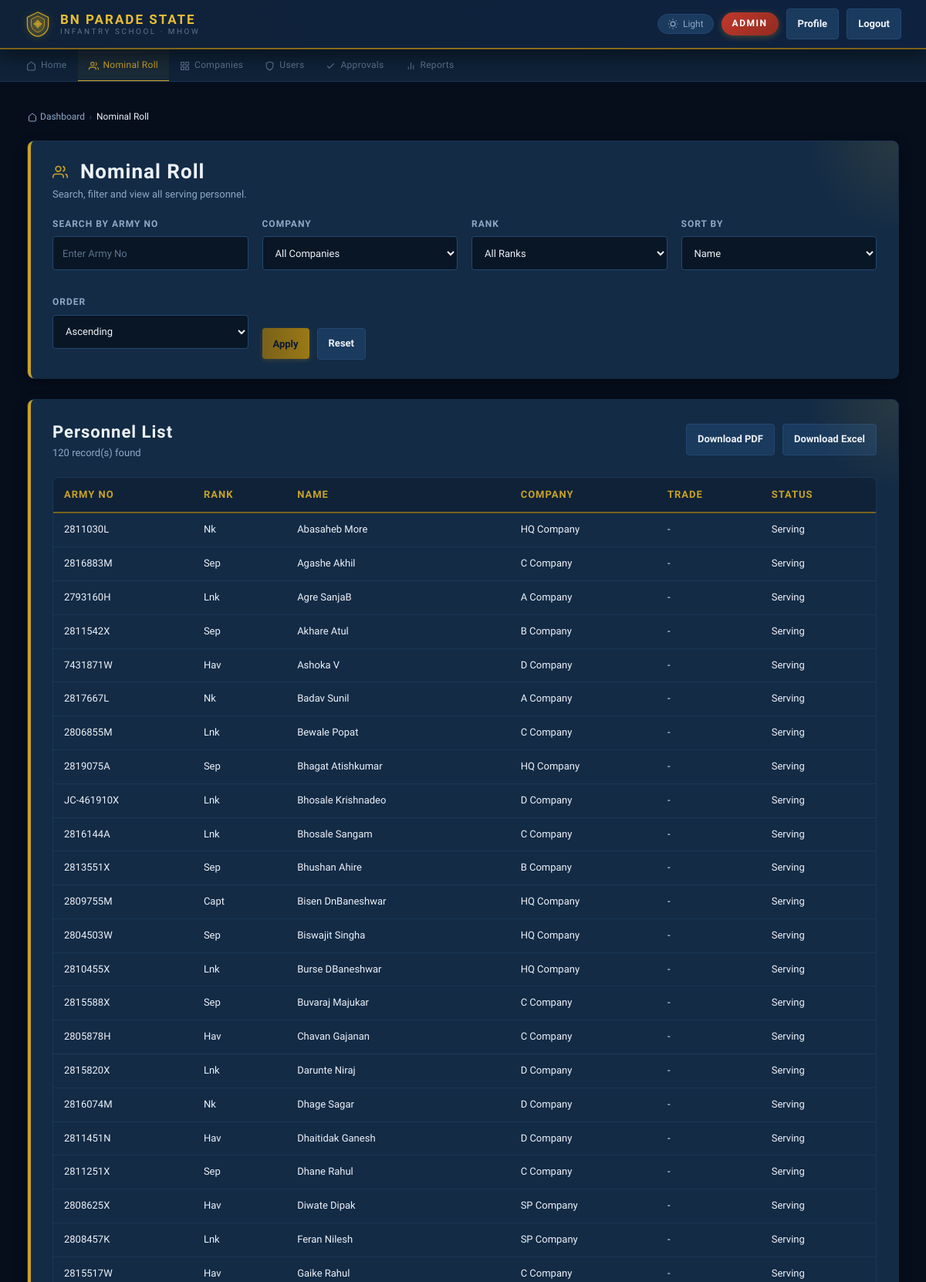
/admin/manage_soldiers.php (signed in, upper part), run on the app's committed database.
### tables this page shows
CREATE TABLE personnel (
    id INT AUTO_INCREMENT PRIMARY KEY,
    army_no VARCHAR(50) NOT NULL UNIQUE,
    rank_name VARCHAR(50) NOT NULL,
    full_name VARCHAR(120) NOT NULL,
    company_id INT NOT NULL,
    platoon_id INT DEFAULT NULL,
    trade VARCHAR(80) DEFAULT NULL,
    service_status ENUM('Serving','Attached Out','Posted Out','Retired') DEFAULT 'Serving',
    created_at TIMESTAMP DEFAULT CURRENT_TIMESTAMP,
    FOREIGN KEY (company_id) REFERENCES companies(id),
    FOREIGN KEY (platoon_id) REFERENCES platoons(id)
);

CREATE TABLE companies (
    id INT AUTO_INCREMENT PRIMARY KEY,
    company_name VARCHAR(100) NOT NULL,
    short_name VARCHAR(20) NOT NULL,
    is_active TINYINT DEFAULT 1
);

### admin/manage_soldiers.php (the view, shortened to what this page needs)
<?php
include("../config/db.php");
function h($value) {
    return htmlspecialchars((string) $value, ENT_QUOTES, "UTF-8");
}
$armyNo = trim($_GET["army_no"] ?? "");
$sort = $_GET["sort"] ?? "name";
$direction = strtolower($_GET["direction"] ?? "asc") === "desc" ? "DESC" : "ASC";
$sortColumns = [
    "name" => "p.full_name",
    "army_no" => "p.army_no",
    "rank" => "p.rank_name",
    "company" => "c.company_name"
];
$sortColumn = $sortColumns[$sort] ?? $sortColumns["name"];
$where = [];
$whereSql = $where ? "WHERE " . implode(" AND ", $where) : "";
$sql = "SELECT p.army_no, p.rank_name, p.full_name, p.trade, p.service_status, c.company_name, c.short_name
        FROM personnel p
        JOIN companies c ON c.id = p.company_id
        $whereSql
        ORDER BY $sortColumn $direction, p.full_name ASC";
$stmt = mysqli_prepare($conn, $sql);
mysqli_stmt_execute($stmt);
$result = mysqli_stmt_get_result($stmt);
$personnel = mysqli_fetch_all($result, MYSQLI_ASSOC);
$queryParams = $_GET;
unset($queryParams["export"]);
$baseQuery = http_build_query($queryParams);
$exportPrefix = $baseQuery ? $baseQuery . "&" : "";
?>
<!DOCTYPE html>
<html lang="en">
<head>
    <link rel="stylesheet" href="../assets/css/style.css">
</head>
<body>
<?php $_tp = '../'; include("../includes/topbar.php"); ?>
<main id="main-content" class="container">
    <nav class="breadcrumb" aria-label="Breadcrumb">
        <a href="../dashboard.php"><svg width="12" height="12" viewBox="0 0 24 24" fill="none" stroke="currentColor" stroke-width="2"><path d="M3 9l9-7 9 7v11a2 2 0 01-2 2H5a2 2 0 01-2-2z"/></svg> Dashboard</a>
        <span class="breadcrumb-sep">›</span>
        <span class="breadcrumb-current">Nominal Roll</span>
    </nav>
    <div class="panel">
        <div class="page-header" style="margin-bottom:18px;">
            <h1><svg viewBox="0 0 24 24" fill="none" stroke="currentColor" stroke-width="2" style="width:20px;height:20px;vertical-align:-4px;margin-right:6px;"><path d="M17 21v-2a4 4 0 0 0-4-4H5a4 4 0 0 0-4 4v2"/><circle cx="9" cy="7" r="4"/><path d="M23 21v-2a4 4 0 0 0-3-3.87"/><path d="M16 3.13a4 4 0 0 1 0 7.75"/></svg>Nominal Roll</h1>
            <p class="page-sub">Search, filter and view all serving personnel.</p>
        </div>
        <form method="GET" class="form-grid filters">
            <div>
                <label>Search by Army No</label>
                <input type="text" name="army_no" value="<?php echo h($armyNo); ?>" placeholder="Enter Army No">
            </div>
            <div>
                <label>Company</label>
                <select name="company_id">
                    <option value="">All Companies</option>
                </select>
            </div>
            <div>
                <label>Rank</label>
                <select name="rank">
                    <option value="">All Ranks</option>
                </select>
            </div>
            <div>
                <label>Sort By</label>
                <select name="sort">
                    <option value="name" <?php echo $sort === "name" ? "selected" : ""; ?>>Name</option>
                </select>
            </div>
            <div>
                <label>Order</label>
                <select name="direction">
                    <option value="asc" <?php echo $direction === "ASC" ? "selected" : ""; ?>>Ascending</option>
                </select>
            </div>
            <div class="filter-actions">
                <button class="btn" type="submit">Apply</button>
                <a class="btn secondary" href="manage_soldiers.php">Reset</a>
            </div>
        </form>
    </div>
    <div class="panel">
        <div class="panel-heading">
            <div>
                <h2>Personnel List</h2>
                <p class="muted"><?php echo count($personnel); ?> record(s) found</p>
            </div>
            <div class="nav-actions">
                <a class="btn secondary" href="manage_soldiers.php?<?php echo h($exportPrefix); ?>export=pdf">Download PDF</a>
                <a class="btn secondary" href="manage_soldiers.php?<?php echo h($exportPrefix); ?>export=excel">Download Excel</a>
            </div>
        </div>
        <div class="table-wrap">
            <table>
                <thead>
                    <tr>
                        <th>Army No</th>
                        <th>Rank</th>
                        <th>Name</th>
                        <th>Company</th>
                        <th>Trade</th>
                        <th>Status</th>
                    </tr>
                </thead>
                <tbody>
                    <?php foreach ($personnel as $row): ?>
                        <tr>
                            <td><?php echo h($row["army_no"]); ?></td>
                            <td><?php echo h($row["rank_name"]); ?></td>
                            <td><?php echo h($row["full_name"]); ?></td>
                            <td><?php echo h($row["company_name"]); ?></td>
                            <td><?php echo h($row["trade"] ?: "-"); ?></td>
                            <td><?php echo h($row["service_status"]); ?></td>
                        </tr>
                    <?php endforeach; ?>
                </tbody>
            </table>
        </div>
    </div>
</main>
</body>
</html>

### data on the page
personnel: army_no "2811030L", rank_name "Nk", full_name "Abasaheb More", company.company_name "HQ Company", trade "-", service_status "Serving"
personnel: army_no "2816883M", rank_name "Sep", full_name "Agashe Akhil", company.company_name "C Company", trade "-", service_status "Serving"
personnel: army_no "2793160H", rank_name "Lnk", full_name "Agre SanjaB", company.company_name "A Company", trade "-", service_status "Serving"
personnel: army_no "2811542X", rank_name "Sep", full_name "Akhare Atul", company.company_name "B Company", trade "-", service_status "Serving"
personnel: army_no "7431871W", rank_name "Hav", full_name "Ashoka V", company.company_name "D Company", trade "-", service_status "Serving"
personnel: army_no "2817667L", rank_name "Nk", full_name "Badav Sunil", company.company_name "A Company", trade "-", service_status "Serving"
personnel: army_no "2806855M", rank_name "Lnk", full_name "Bewale Popat", company.company_name "C Company", trade "-", service_status "Serving"
personnel: army_no "2819075A", rank_name "Sep", full_name "Bhagat Atishkumar", company.company_name "HQ Company", trade "-", service_status "Serving"
personnel: army_no "JC-461910X", rank_name "Lnk", full_name "Bhosale Krishnadeo", company.company_name "D Company", trade "-", service_status "Serving"
personnel: army_no "2816144A", rank_name "Lnk", full_name "Bhosale Sangam", company.company_name "C Company", trade "-", service_status "Serving"
personnel: army_no "2813551X", rank_name "Sep", full_name "Bhushan Ahire", company.company_name "B Company", trade "-", service_status "Serving"
personnel: army_no "2809755M", rank_name "Capt", full_name "Bisen DnBaneshwar", company.company_name "HQ Company", trade "-", service_status "Serving"
personnel: army_no "2804503W", rank_name "Sep", full_name "Biswajit Singha", company.company_name "HQ Company", trade "-", service_status "Serving"
personnel: army_no "2810455X", rank_name "Lnk", full_name "Burse DBaneshwar", company.company_name "HQ Company", trade "-", service_status "Serving"
personnel: army_no "2815588X", rank_name "Sep", full_name "Buvaraj Majukar", company.company_name "C Company", trade "-", service_status "Serving"
personnel: army_no "2805878H", rank_name "Hav", full_name "Chavan Gajanan", company.company_name "C Company", trade "-", service_status "Serving"
personnel: army_no "2815820X", rank_name "Lnk", full_name "Darunte Niraj", company.company_name "D Company", trade "-", service_status "Serving"
personnel: army_no "2816074M", rank_name "Nk", full_name "Dhage Sagar", company.company_name "D Company", trade "-", service_status "Serving"
personnel: army_no "2811451N", rank_name "Hav", full_name "Dhaitidak Ganesh", company.company_name "D Company", trade "-", service_status "Serving"
personnel: army_no "2811251X", rank_name "Sep", full_name "Dhane Rahul", company.company_name "C Company", trade "-", service_status "Serving"
personnel: army_no "2808625X", rank_name "Hav", full_name "Diwate Dipak", company.company_name "SP Company", trade "-", service_status "Serving"
personnel: army_no "2808457K", rank_name "Lnk", full_name "Feran Nilesh", company.company_name "SP Company", trade "-", service_status "Serving"
personnel: army_no "2815517W", rank_name "Hav", full_name "Gaike Rahul", company.company_name "C Company", trade "-", service_status "Serving"

### other printed values
$_roleH "ADMIN"
$_item[2] "Home"
$_item[2] "Nominal Roll"
$_item[2] "Companies"
$_item[2] "Users"
$_item[2] "Approvals"
$_item[2] "Reports"
count($personnel) "120"
